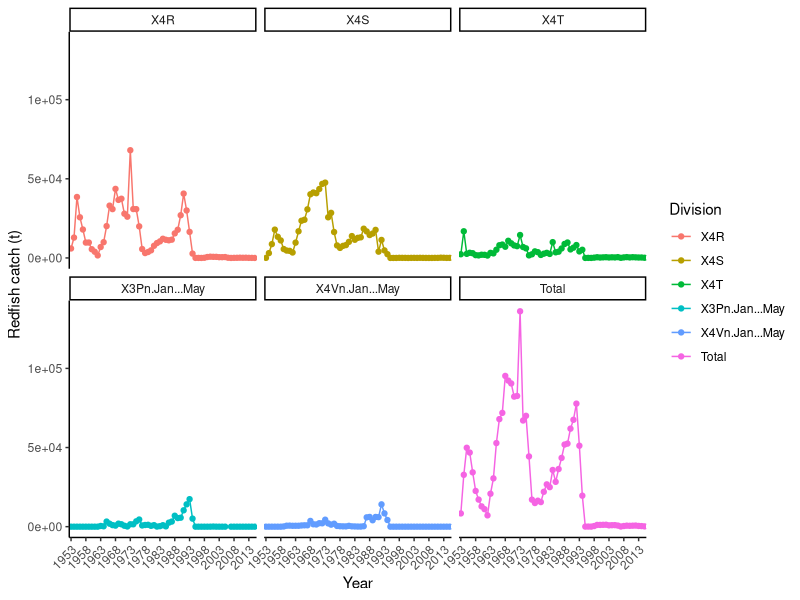
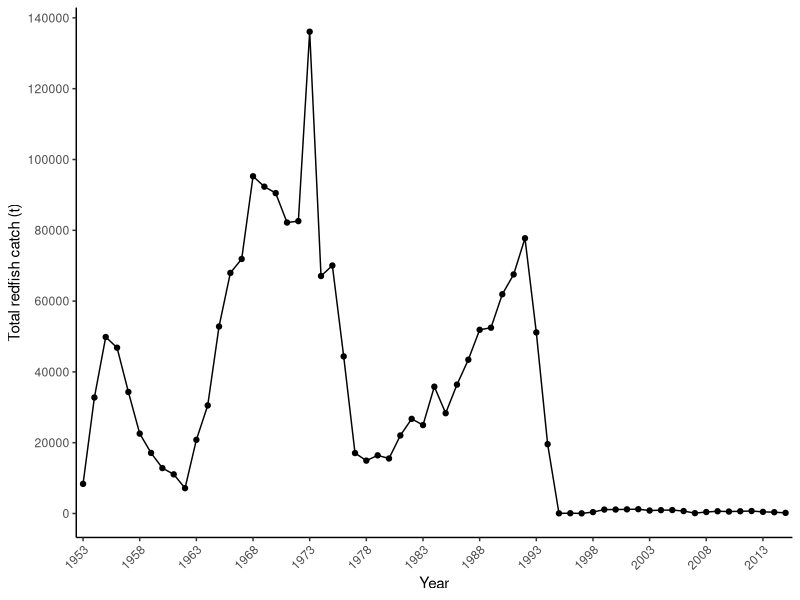

Here is the R script that generated these plots, in order: (Note: this script raises an error after producing the figures.)
#### Script for FISH 6002 major assignment
#### Rylan J. Command
#### Started on Sept 11, 2019

## 0.1 Load in data and view
rf_data <- read.csv("data/Redfish_data.csv", header = TRUE)
View(rf_data)
str(rf_data)

rf_data$Year <- as.factor(rf_data$Year)

## 0.2 Load in packages
library(ggplot2)
library(tidyr)

## 0.3 Visualize Total redfish catch from 1953 - 2015
png(file = "figs/Total redfish catch from 1953 - 2015.png")
ggplot(rf_data, aes(x = Year, y = Total, group = 1)) +
  geom_point() + 
  geom_line() +
  scale_x_discrete(name = "Year", breaks = seq(1953, 2015, 5)) +
  scale_y_continuous(name = "Total redfish catch (t)", breaks = seq(0, 150000, 20000)) +
  theme_classic() +
  theme(axis.text.x = element_text(angle = 45, hjust = 1))
dev.off()
## 0.4 Convert dataframe to long-form
rf_data_long <- gather(rf_data, Division, Catch, X4R:Total, factor_key = TRUE)

## 0.5 Visualize redfish catch from 1953 - 2015 in all divisions
ggplot(rf_data_long, aes(x = Year, y = Catch, group = Division, colour = Division)) +
  geom_point() +
  geom_line() +
  facet_wrap(~Division) +
  scale_x_discrete(name = "Year", breaks = seq(1953, 2015, 5)) +
  scale_y_continuous(name = "Redfish catch (t)") +
  theme_classic() +
  theme(axis.text.x = element_text(angle = 45, hjust = 1))
?geom_bar

## 0.6 Visualize redfish catch from 1953 - 2015 in all divisions minus "Total"
# Filter out "Total catch"
rf_data_long_noT <- rf_data_long %>% 
  
  filter(Division != "Total")

# Visualize
ggplot(rf_data_long_noT, aes(x = Year, y = Catch, fill = Division, colour = Division)) +
  geom_bar(stat = "identity", width = 0.4) +
  scale_x_discrete(breaks = seq(1953, 2015, 5)) +
  scale_y_continuous(name = "Redfish catch (t)", breaks = seq(0, 160000, 20000), expand = c(0, 0)) +
  theme_classic() +
  theme(axis.text.x = element_text(angle = 90))

# Plot only data from 1995 - 2015
rf_data_95 <- rf_data_long_noT %>% 
  
  filter(Year == 1995:2015)

# Get "Total catch" data from 1995 - 2015
rf_data_95_tot <- rf_data_long %>% 
  
  filter(Division == "Total",
         Year == 1995:2015)

ggplot(rf_data_95, mapping = aes(x = Year, y = Catch, fill = Division, colour = Division)) +
  geom_bar(stat = "identity", width = 0.4) +
  geom_point(rf_data_95_tot, mapping = aes(x = Year, y = Catch)) +
  scale_y_continuous(name = "Redfish catch (t)", expand = c(0, 0)) +
  theme_classic() +
  theme(axis.text.x = element_text(angle = 90))
  